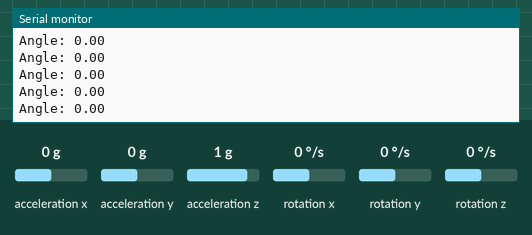
The sketch below on a simulated Arduino Uno, built with avr-gcc and run on an emulated ATmega328P. On the bench: the last lines printed to the serial monitor. Inputs (shaded band) come from the test bench; at power-on: acceleration x 0 g, acceleration y 0 g, rotation z 0 °/s, acceleration z 1 g, rotation x 0 °/s, rotation y 0 °/s.

Above: at 1.7 s.
1.8 s: acceleration x set to -1.4 g
At 2.5 s:
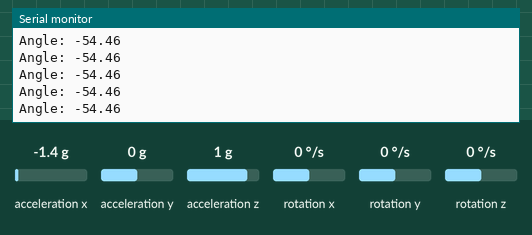
4.8 s: acceleration y set to -1.4 g
At 5.3 s:
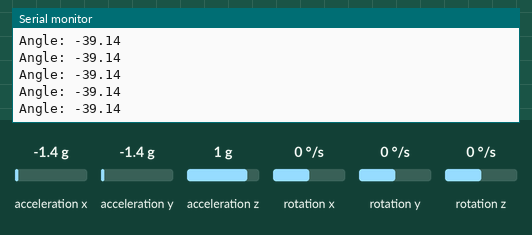
6.3 s: acceleration x set to 0 g
At 6.9 s:
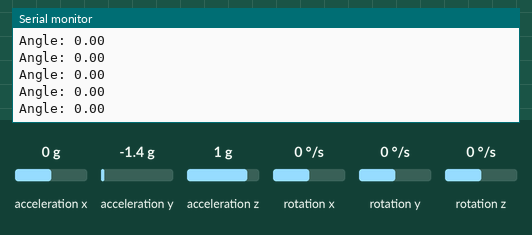
9.3 s: rotation z set to -192 °/s
10.8 s: acceleration z set to -1.4 g
Timing chart, 0 to 13.3 s (numbered marks = the images above; inputs shaded):
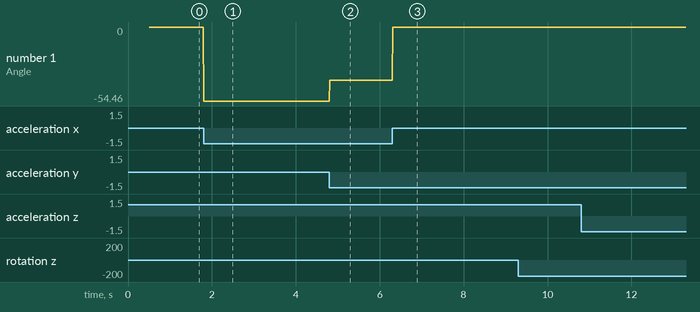

Measured:
- after the input at 1.8 s, the serial monitor: prints a new line at once (image 1)
- after the input at 4.8 s, the serial monitor: prints a new line at once (image 2)
- after the input at 6.3 s, the serial monitor: prints a new line at once (image 3)
- plotted number 1: 0 → -54.46 after the input at 1.8 s, -54.46 → -39.14 after the input at 4.8 s, -39.14 → 0 after the input at 6.3 s

The sketch:

self-balancing-bot.ino
```cpp
#include "I2Cdev.h"
#include "MPU6050_6Axis_MotionApps20.h"
#include "Wire.h"

MPU6050 mpu;

// MPU control/status vars
bool dmpReady = false;  // set true if DMP init was successful
uint8_t devStatus;      // return status after each device operation
uint16_t packetSize;    // expected DMP packet size (default is 42 bytes)
uint8_t fifoBuffer[64]; // FIFO storage buffer

// Orientation/Motion vars
Quaternion q;           // [w, x, y, z]         quaternion container
VectorFloat gravity;    // [x, y, z]            gravity vector
float ypr[3];           // [yaw, pitch, roll]   yaw/pitch/roll container

void setup() {
    // R4 WiFi handles 400kHz well, but start Serial first
    Serial.begin(115200);
    while (!Serial);

    Wire.begin();
    Wire.setClock(400000);

    Serial.println(F("Initializing MPU6050..."));
    mpu.initialize();

    if (!mpu.testConnection()) {
        Serial.println(F("MPU6050 connection failed! Check wiring."));
        while(1);
    }

    // Load DMP
    devStatus = mpu.dmpInitialize();

    // --- SUPPLY YOUR OFFSETS HERE ---
    // Run the calibration once, then paste the numbers here
    mpu.setXAccelOffset(0);
    mpu.setYAccelOffset(0);
    mpu.setZAccelOffset(0);
    mpu.setXGyroOffset(0);
    mpu.setYGyroOffset(0);
    mpu.setZGyroOffset(0);

    if (devStatus == 0) {
        mpu.CalibrateAccel(6);
        mpu.CalibrateGyro(6);
        mpu.setDMPEnabled(true);
        dmpReady = true;
        packetSize = mpu.dmpGetFIFOPacketSize();
        Serial.println(F("DMP ready! System balancing..."));
    } else {
        Serial.print(F("DMP Initialization failed (code "));
        Serial.print(devStatus);
        Serial.println(F(")"));
    }
}

void loop() {
    if (!dmpReady) return;

    // Read the latest packet from FIFO
    if (mpu.dmpGetCurrentFIFOPacket(fifoBuffer)) {

        // Get Orientation Data
        mpu.dmpGetQuaternion(&q, fifoBuffer);
        mpu.dmpGetGravity(&gravity, &q);
        mpu.dmpGetYawPitchRoll(ypr, &q, &gravity);

        // Convert Radians to Degrees
        float currentAngle = ypr[1] * 180/M_PI;

        // --- OUTPUT FOR DEBUGGING ---
        Serial.print("Angle: ");
        Serial.println(currentAngle);

        // --- MOTOR LOGIC GOES HERE ---
        // Example: if (currentAngle > 0) moveForward();
        // Use a PID library to turn 'currentAngle' into motor PWM values.
    }
}
```
